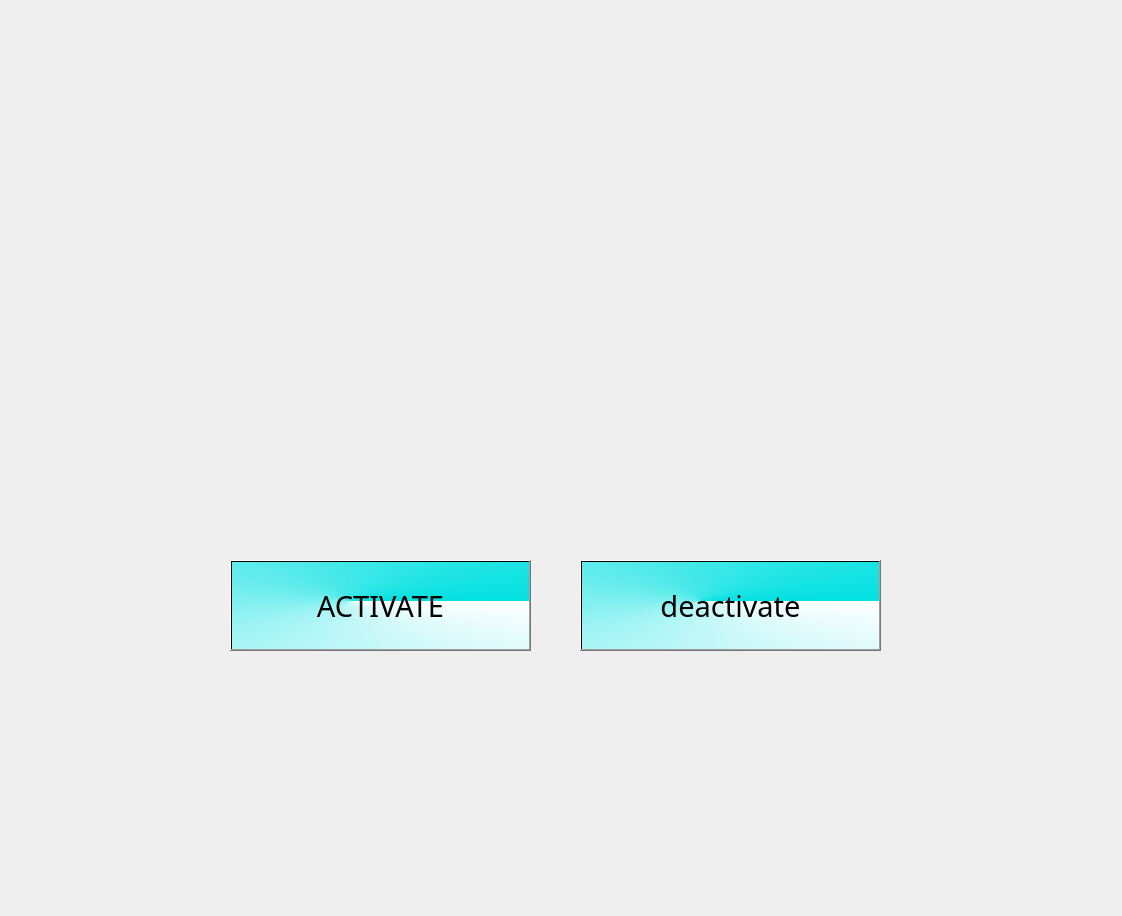
<?xml version="1.0" encoding="UTF-8"?>
<ui version="4.0">
 <class>JarvisUi</class>
 <widget class="QMainWindow" name="JarvisUi">
  <property name="geometry">
   <rect>
    <x>0</x>
    <y>0</y>
    <width>1122</width>
    <height>916</height>
   </rect>
  </property>
  <property name="windowTitle">
   <string>MainWindow</string>
  </property>
  <widget class="QWidget" name="centralwidget">
   <widget class="QLabel" name="label">
    <property name="geometry">
     <rect>
      <x>0</x>
      <y>0</y>
      <width>1131</width>
      <height>921</height>
     </rect>
    </property>
    <property name="text">
     <string/>
    </property>
    <property name="pixmap">
     <pixmap>blackbackground.jpg</pixmap>
    </property>
    <property name="scaledContents">
     <bool>true</bool>
    </property>
   </widget>
   <widget class="QLabel" name="label_2">
    <property name="geometry">
     <rect>
      <x>210</x>
      <y>120</y>
      <width>701</width>
      <height>561</height>
     </rect>
    </property>
    <property name="text">
     <string/>
    </property>
    <property name="pixmap">
     <pixmap>jarvisload.gif</pixmap>
    </property>
    <property name="scaledContents">
     <bool>true</bool>
    </property>
   </widget>
   <widget class="QLabel" name="label_3">
    <property name="geometry">
     <rect>
      <x>220</x>
      <y>700</y>
      <width>741</width>
      <height>201</height>
     </rect>
    </property>
    <property name="text">
     <string/>
    </property>
    <property name="pixmap">
     <pixmap>initializing.gif</pixmap>
    </property>
    <property name="scaledContents">
     <bool>true</bool>
    </property>
   </widget>
   <widget class="QTextBrowser" name="textBrowser_2">
    <property name="geometry">
     <rect>
      <x>850</x>
      <y>30</y>
      <width>251</width>
      <height>41</height>
     </rect>
    </property>
    <property name="font">
     <font>
      <family>Nirmala UI</family>
      <pointsize>16</pointsize>
      <weight>75</weight>
      <bold>true</bold>
     </font>
    </property>
    <property name="styleSheet">
     <string notr="true">background:transparent;
border-radius:none;</string>
    </property>
   </widget>
   <widget class="QTextBrowser" name="textBrowser_3">
    <property name="geometry">
     <rect>
      <x>600</x>
      <y>30</y>
      <width>251</width>
      <height>41</height>
     </rect>
    </property>
    <property name="font">
     <font>
      <family>Nirmala UI</family>
      <pointsize>16</pointsize>
      <weight>75</weight>
      <bold>true</bold>
     </font>
    </property>
    <property name="styleSheet">
     <string notr="true">background:transparent;
border-radius:none;</string>
    </property>
   </widget>
   <widget class="QLabel" name="label_4">
    <property name="geometry">
     <rect>
      <x>20</x>
      <y>20</y>
      <width>521</width>
      <height>131</height>
     </rect>
    </property>
    <property name="text">
     <string/>
    </property>
    <property name="pixmap">
     <pixmap>loading.gif</pixmap>
    </property>
    <property name="scaledContents">
     <bool>true</bool>
    </property>
   </widget>
   <widget class="QPushButton" name="pushButton">
    <property name="geometry">
     <rect>
      <x>230</x>
      <y>560</y>
      <width>301</width>
      <height>91</height>
     </rect>
    </property>
    <property name="font">
     <font>
      <family>Stencil</family>
      <pointsize>22</pointsize>
     </font>
    </property>
    <property name="styleSheet">
     <string notr="true">background-color: qconicalgradient(cx:0.395522, cy:0.449, angle:0, stop:0 rgba(0, 224, 224, 253), stop:1 rgba(255, 255, 255, 255));</string>
    </property>
    <property name="text">
     <string>ACTIVATE</string>
    </property>
   </widget>
   <widget class="QPushButton" name="pushButton_2">
    <property name="geometry">
     <rect>
      <x>580</x>
      <y>560</y>
      <width>301</width>
      <height>91</height>
     </rect>
    </property>
    <property name="font">
     <font>
      <family>Stencil</family>
      <pointsize>22</pointsize>
     </font>
    </property>
    <property name="styleSheet">
     <string notr="true">background-color: qconicalgradient(cx:0.395522, cy:0.449, angle:0, stop:0 rgba(0, 224, 224, 253), stop:1 rgba(255, 255, 255, 255));</string>
    </property>
    <property name="text">
     <string>deactivate</string>
    </property>
   </widget>
  </widget>
 </widget>
 <resources/>
 <connections/>
</ui>
